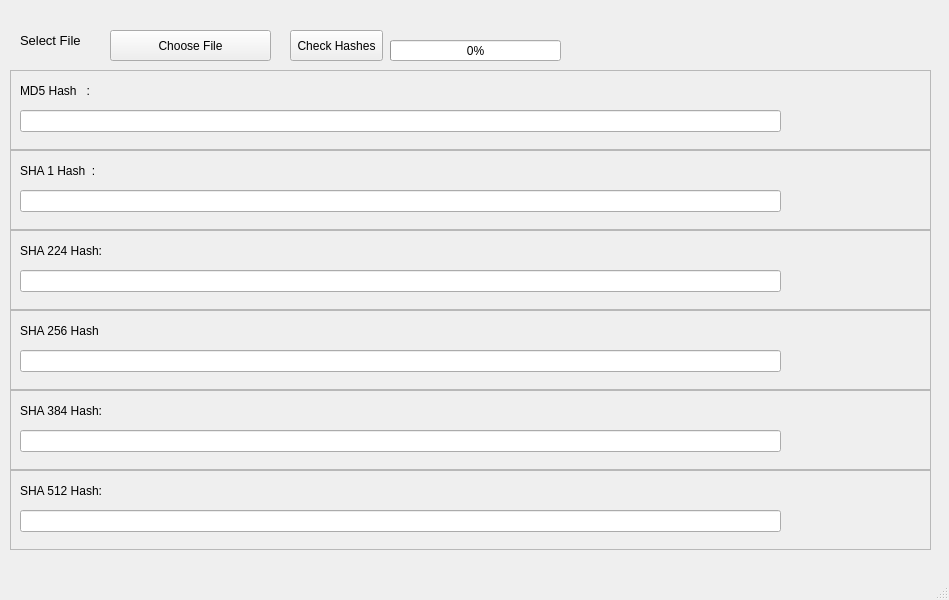
<?xml version="1.0" encoding="UTF-8"?>
<ui version="4.0">
 <class>MainWindow</class>
 <widget class="QMainWindow" name="MainWindow">
  <property name="geometry">
   <rect>
    <x>0</x>
    <y>0</y>
    <width>949</width>
    <height>600</height>
   </rect>
  </property>
  <property name="windowTitle">
   <string>Hash Checker</string>
  </property>
  <widget class="QWidget" name="centralwidget">
   <widget class="QLabel" name="label_4">
    <property name="geometry">
     <rect>
      <x>20</x>
      <y>30</y>
      <width>91</width>
      <height>21</height>
     </rect>
    </property>
    <property name="font">
     <font>
      <pointsize>10</pointsize>
     </font>
    </property>
    <property name="text">
     <string>Select File</string>
    </property>
   </widget>
   <widget class="QFrame" name="frame">
    <property name="geometry">
     <rect>
      <x>10</x>
      <y>70</y>
      <width>921</width>
      <height>80</height>
     </rect>
    </property>
    <property name="frameShape">
     <enum>QFrame::StyledPanel</enum>
    </property>
    <property name="frameShadow">
     <enum>QFrame::Raised</enum>
    </property>
    <widget class="QLabel" name="label">
     <property name="geometry">
      <rect>
       <x>10</x>
       <y>10</y>
       <width>81</width>
       <height>21</height>
      </rect>
     </property>
     <property name="text">
      <string>MD5 Hash   :</string>
     </property>
    </widget>
    <widget class="QLineEdit" name="md5_ip">
     <property name="geometry">
      <rect>
       <x>10</x>
       <y>40</y>
       <width>761</width>
       <height>22</height>
      </rect>
     </property>
    </widget>
    <widget class="QLabel" name="md5">
     <property name="geometry">
      <rect>
       <x>100</x>
       <y>10</y>
       <width>791</width>
       <height>16</height>
      </rect>
     </property>
     <property name="text">
      <string/>
     </property>
    </widget>
    <widget class="QLabel" name="md5result">
     <property name="geometry">
      <rect>
       <x>780</x>
       <y>30</y>
       <width>131</width>
       <height>31</height>
      </rect>
     </property>
     <property name="font">
      <font>
       <pointsize>11</pointsize>
      </font>
     </property>
     <property name="text">
      <string/>
     </property>
    </widget>
   </widget>
   <widget class="QFrame" name="frame_2">
    <property name="geometry">
     <rect>
      <x>10</x>
      <y>150</y>
      <width>921</width>
      <height>80</height>
     </rect>
    </property>
    <property name="frameShape">
     <enum>QFrame::StyledPanel</enum>
    </property>
    <property name="frameShadow">
     <enum>QFrame::Raised</enum>
    </property>
    <widget class="QLabel" name="label_2">
     <property name="geometry">
      <rect>
       <x>10</x>
       <y>10</y>
       <width>81</width>
       <height>21</height>
      </rect>
     </property>
     <property name="text">
      <string>SHA 1 Hash  :</string>
     </property>
    </widget>
    <widget class="QLineEdit" name="sha1_ip">
     <property name="geometry">
      <rect>
       <x>10</x>
       <y>40</y>
       <width>761</width>
       <height>22</height>
      </rect>
     </property>
    </widget>
    <widget class="QLabel" name="sha1">
     <property name="geometry">
      <rect>
       <x>100</x>
       <y>10</y>
       <width>791</width>
       <height>16</height>
      </rect>
     </property>
     <property name="text">
      <string/>
     </property>
    </widget>
    <widget class="QLabel" name="sha1result">
     <property name="geometry">
      <rect>
       <x>780</x>
       <y>30</y>
       <width>131</width>
       <height>31</height>
      </rect>
     </property>
     <property name="font">
      <font>
       <pointsize>11</pointsize>
      </font>
     </property>
     <property name="text">
      <string/>
     </property>
    </widget>
   </widget>
   <widget class="QFrame" name="frame_3">
    <property name="geometry">
     <rect>
      <x>10</x>
      <y>230</y>
      <width>921</width>
      <height>80</height>
     </rect>
    </property>
    <property name="frameShape">
     <enum>QFrame::StyledPanel</enum>
    </property>
    <property name="frameShadow">
     <enum>QFrame::Raised</enum>
    </property>
    <widget class="QLabel" name="label_3">
     <property name="geometry">
      <rect>
       <x>10</x>
       <y>10</y>
       <width>81</width>
       <height>21</height>
      </rect>
     </property>
     <property name="text">
      <string>SHA 224 Hash:</string>
     </property>
    </widget>
    <widget class="QLineEdit" name="sha224_ip">
     <property name="geometry">
      <rect>
       <x>10</x>
       <y>40</y>
       <width>761</width>
       <height>22</height>
      </rect>
     </property>
    </widget>
    <widget class="QLabel" name="sha224">
     <property name="geometry">
      <rect>
       <x>100</x>
       <y>10</y>
       <width>791</width>
       <height>16</height>
      </rect>
     </property>
     <property name="text">
      <string/>
     </property>
    </widget>
    <widget class="QLabel" name="sha224result">
     <property name="geometry">
      <rect>
       <x>780</x>
       <y>30</y>
       <width>131</width>
       <height>31</height>
      </rect>
     </property>
     <property name="font">
      <font>
       <pointsize>11</pointsize>
      </font>
     </property>
     <property name="text">
      <string/>
     </property>
    </widget>
   </widget>
   <widget class="QPushButton" name="file_choser">
    <property name="geometry">
     <rect>
      <x>110</x>
      <y>30</y>
      <width>161</width>
      <height>31</height>
     </rect>
    </property>
    <property name="text">
     <string>Choose File</string>
    </property>
   </widget>
   <widget class="QFrame" name="frame_4">
    <property name="geometry">
     <rect>
      <x>10</x>
      <y>390</y>
      <width>921</width>
      <height>80</height>
     </rect>
    </property>
    <property name="frameShape">
     <enum>QFrame::StyledPanel</enum>
    </property>
    <property name="frameShadow">
     <enum>QFrame::Raised</enum>
    </property>
    <widget class="QLabel" name="label_5">
     <property name="geometry">
      <rect>
       <x>10</x>
       <y>10</y>
       <width>81</width>
       <height>21</height>
      </rect>
     </property>
     <property name="text">
      <string>SHA 384 Hash:</string>
     </property>
    </widget>
    <widget class="QLineEdit" name="sha384_ip">
     <property name="geometry">
      <rect>
       <x>10</x>
       <y>40</y>
       <width>761</width>
       <height>22</height>
      </rect>
     </property>
    </widget>
    <widget class="QLabel" name="sha384">
     <property name="geometry">
      <rect>
       <x>100</x>
       <y>10</y>
       <width>791</width>
       <height>16</height>
      </rect>
     </property>
     <property name="text">
      <string/>
     </property>
    </widget>
    <widget class="QLabel" name="sha384result">
     <property name="geometry">
      <rect>
       <x>780</x>
       <y>30</y>
       <width>131</width>
       <height>31</height>
      </rect>
     </property>
     <property name="font">
      <font>
       <pointsize>11</pointsize>
      </font>
     </property>
     <property name="text">
      <string/>
     </property>
    </widget>
   </widget>
   <widget class="QFrame" name="frame_5">
    <property name="geometry">
     <rect>
      <x>10</x>
      <y>470</y>
      <width>921</width>
      <height>80</height>
     </rect>
    </property>
    <property name="frameShape">
     <enum>QFrame::StyledPanel</enum>
    </property>
    <property name="frameShadow">
     <enum>QFrame::Raised</enum>
    </property>
    <widget class="QLabel" name="label_6">
     <property name="geometry">
      <rect>
       <x>10</x>
       <y>10</y>
       <width>81</width>
       <height>21</height>
      </rect>
     </property>
     <property name="text">
      <string>SHA 512 Hash:</string>
     </property>
    </widget>
    <widget class="QLineEdit" name="sha512_ip">
     <property name="geometry">
      <rect>
       <x>10</x>
       <y>40</y>
       <width>761</width>
       <height>22</height>
      </rect>
     </property>
    </widget>
    <widget class="QLabel" name="sha512">
     <property name="geometry">
      <rect>
       <x>100</x>
       <y>10</y>
       <width>791</width>
       <height>16</height>
      </rect>
     </property>
     <property name="text">
      <string/>
     </property>
    </widget>
    <widget class="QLabel" name="sha512result">
     <property name="geometry">
      <rect>
       <x>780</x>
       <y>30</y>
       <width>131</width>
       <height>31</height>
      </rect>
     </property>
     <property name="font">
      <font>
       <pointsize>11</pointsize>
      </font>
     </property>
     <property name="text">
      <string/>
     </property>
    </widget>
   </widget>
   <widget class="QFrame" name="frame_6">
    <property name="geometry">
     <rect>
      <x>10</x>
      <y>310</y>
      <width>921</width>
      <height>80</height>
     </rect>
    </property>
    <property name="frameShape">
     <enum>QFrame::StyledPanel</enum>
    </property>
    <property name="frameShadow">
     <enum>QFrame::Raised</enum>
    </property>
    <widget class="QLabel" name="label_7">
     <property name="geometry">
      <rect>
       <x>10</x>
       <y>10</y>
       <width>81</width>
       <height>21</height>
      </rect>
     </property>
     <property name="text">
      <string>SHA 256 Hash</string>
     </property>
    </widget>
    <widget class="QLineEdit" name="sha256_ip">
     <property name="geometry">
      <rect>
       <x>10</x>
       <y>40</y>
       <width>761</width>
       <height>22</height>
      </rect>
     </property>
    </widget>
    <widget class="QLabel" name="sha256">
     <property name="geometry">
      <rect>
       <x>100</x>
       <y>10</y>
       <width>791</width>
       <height>16</height>
      </rect>
     </property>
     <property name="text">
      <string/>
     </property>
    </widget>
    <widget class="QLabel" name="sha256result">
     <property name="geometry">
      <rect>
       <x>780</x>
       <y>30</y>
       <width>131</width>
       <height>31</height>
      </rect>
     </property>
     <property name="font">
      <font>
       <pointsize>11</pointsize>
      </font>
     </property>
     <property name="text">
      <string/>
     </property>
    </widget>
   </widget>
   <widget class="QLabel" name="status">
    <property name="geometry">
     <rect>
      <x>570</x>
      <y>40</y>
      <width>291</width>
      <height>21</height>
     </rect>
    </property>
    <property name="text">
     <string/>
    </property>
   </widget>
   <widget class="QProgressBar" name="progress">
    <property name="geometry">
     <rect>
      <x>390</x>
      <y>40</y>
      <width>171</width>
      <height>21</height>
     </rect>
    </property>
    <property name="value">
     <number>0</number>
    </property>
   </widget>
   <widget class="QPushButton" name="check">
    <property name="geometry">
     <rect>
      <x>290</x>
      <y>30</y>
      <width>93</width>
      <height>31</height>
     </rect>
    </property>
    <property name="text">
     <string>Check Hashes</string>
    </property>
   </widget>
  </widget>
  <widget class="QMenuBar" name="menubar">
   <property name="geometry">
    <rect>
     <x>0</x>
     <y>0</y>
     <width>949</width>
     <height>26</height>
    </rect>
   </property>
  </widget>
  <widget class="QStatusBar" name="statusbar"/>
  <action name="actionNew">
   <property name="text">
    <string>New</string>
   </property>
   <property name="statusTip">
    <string>Create a new file</string>
   </property>
  </action>
  <action name="actionCopy">
   <property name="text">
    <string>Copy</string>
   </property>
   <property name="shortcut">
    <string>Ctrl+C</string>
   </property>
  </action>
  <action name="actionCut">
   <property name="text">
    <string>Cut</string>
   </property>
   <property name="shortcut">
    <string>Ctrl+X</string>
   </property>
  </action>
  <action name="actionPaste">
   <property name="text">
    <string>Paste</string>
   </property>
   <property name="shortcut">
    <string>Ctrl+V</string>
   </property>
  </action>
  <action name="actionOpen">
   <property name="text">
    <string>Open</string>
   </property>
   <property name="statusTip">
    <string>Choose a file to open</string>
   </property>
  </action>
  <action name="actionSave">
   <property name="text">
    <string>Save</string>
   </property>
   <property name="statusTip">
    <string>Commit the changes to the file</string>
   </property>
   <property name="shortcut">
    <string>Ctrl+S</string>
   </property>
  </action>
 </widget>
 <resources/>
 <connections/>
</ui>
